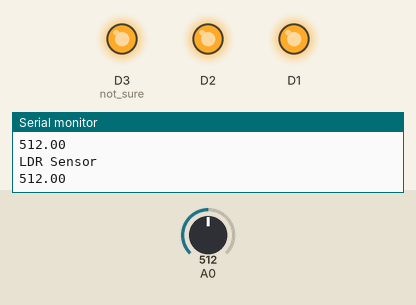
A sketch run on a simulated ESP8266 (NodeMCU). Shown: output pins drawn as LEDs (lit = HIGH), the last lines printed to the serial monitor. The inputs (shaded band) are chosen by the test bench; at power-on: A0 = 512. WiFi joins after 1.5 s; servers stay silent unless stated; random numbers use the default seed unless the sketch sets one; no MQTT or app messages arrive unless stated.

Above: at 4.4 s.
4.5 s: A0 set to 416
6.0 s: A0 set to 382
At 7.2 s:
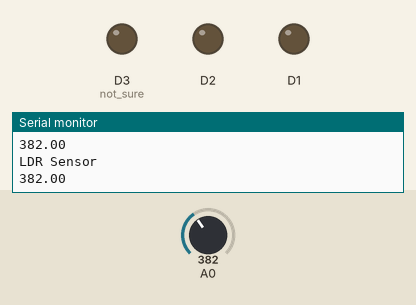
7.5 s: A0 set to 410
At 8.5 s:
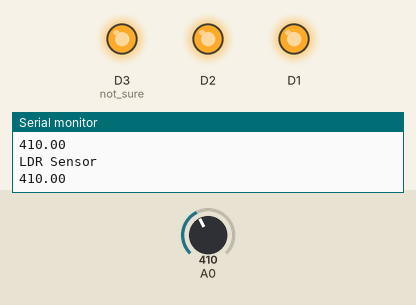
Timing chart, 0 to 10.0 s (numbered marks = the images above; inputs shaded):
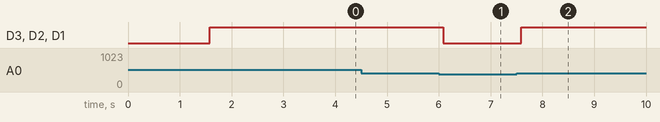

Measured:
- the behaviour switches between 401 and 400 on A0 (found by bisection; images 0 and 1)
- after the input at 6.0 s, D3 (not_sure), D2, D1: HIGH → LOW after 0.08 s
- after the input at 7.5 s, D3 (not_sure), D2, D1: LOW → HIGH after 0.09 s

The sketch:

No_line.ino
```cpp
#include <ESP8266WiFi.h>
#include <PubSubClient.h>

// Update these with values suitable for your network.

const char* ssid = "Bibi"; //name WIFI
const char* password = "b1i2e3w4"; //password of WIFI
const char* mqtt_server = "broker.mqttdashboard.com";

WiFiClient espClient;
PubSubClient client(espClient); //PubSubClient
long lastMsg = 0;
char msg[50];
int value = 0;

void setup() { //เชื่อมต่อไปยัง MQTT เซิฟเวอร์
  pinMode(A0, INPUT);// Initialize the BUILTIN_LED pin as an output
  pinMode(D1, OUTPUT);
  pinMode(D2, OUTPUT);
  pinMode(D3, OUTPUT);//not sure
  Serial.begin(9600);
  setup_wifi();
  client.setServer(mqtt_server, 1883);
  client.setCallback(callback);


}

void setup_wifi() {

  delay(10);
  // We start by connecting to a WiFi network
  Serial.println();
  Serial.print("Connecting to ");
  Serial.println(ssid);

  WiFi.begin(ssid, password); //Connect to WIFI

  while (WiFi.status() != WL_CONNECTED) { //สถานะยังไม่เป็น wifi connected
    delay(500);
    Serial.print("."); //print . ไปเรื่อยๆๆ
  }

  Serial.println("");
  Serial.println("WiFi connected"); //print wifi ที่เชื่อมต่อ
  Serial.println("IP address: "); //print IP address
  Serial.println(WiFi.localIP());
}

void callback(char* topic, byte* payload, unsigned int length) {
  //ถ้ามีคน public เข้ามาจะรู้ topic and payload รู้ความยาวที่รับมา
  Serial.print("Message arrived ["); //ได้รับข้อความจาก
  Serial.print(topic); //จาก topic อะไร
  Serial.print("] ");
}

void reconnect() {
  // Loop until we're reconnected
  while (!client.connected()) {
    Serial.print("Attempting MQTT connection...");

    //สร้าง random Client ID ต้องไม่ซ้ำกัน แก้ตรงนี้ด้วย
    String clientId = "ESP8266ClientBushidoZx";
    clientId += String(random(0xffff), HEX);

    // Attempt to connect
    if (client.connect(clientId.c_str())) { //Client ID ต้องไม่ซ้ำกัน แก้ตรงนี้ด้วย
      Serial.println("connected");
      // Once connected, publish an announcement...
      client.publish("ICanSeeYourLight", "Hello"); //แก้ Publish Topic ชื่อว่า Temperature
      // ... and resubscribe
      client.subscribe("ICanSeeYourLight");
    } else {
      Serial.print("failed, rc=");
      Serial.print(client.state());
      Serial.println(" try again in 5 seconds");
      // Wait 5 seconds before retrying
      delay(5000);
    }
  }
}
void loop() {

  if (!client.connected()) {
    reconnect();
  }
  client.loop();

  double ldrValue,change;
  ldrValue = analogRead(A0);
  Serial.println("LDR Sensor");
  Serial.println(ldrValue);
  snprintf (msg, 75, "%.2lf", ldrValue);
  client.publish("ICanSeeYourLight" ,msg); //// แสงเยอะความต้านทานลด
  if (ldrValue > 400) {
    digitalWrite(D1, 1023);
    digitalWrite(D2, 1023);
    digitalWrite(D3, 1023);
  }
  else {
    digitalWrite(D1, 0);
    digitalWrite(D2, 0);
    digitalWrite(D3, 0);
  }

  delay(500);// Wait for 1000 millisecond(s)
}
```
